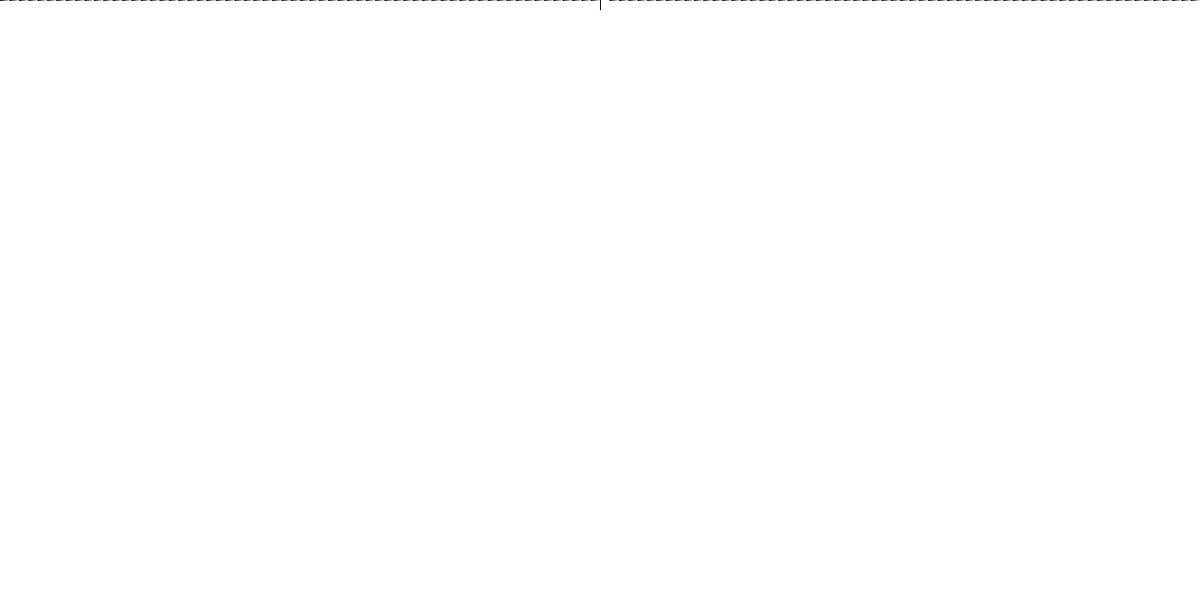
Frame 1 (no input)
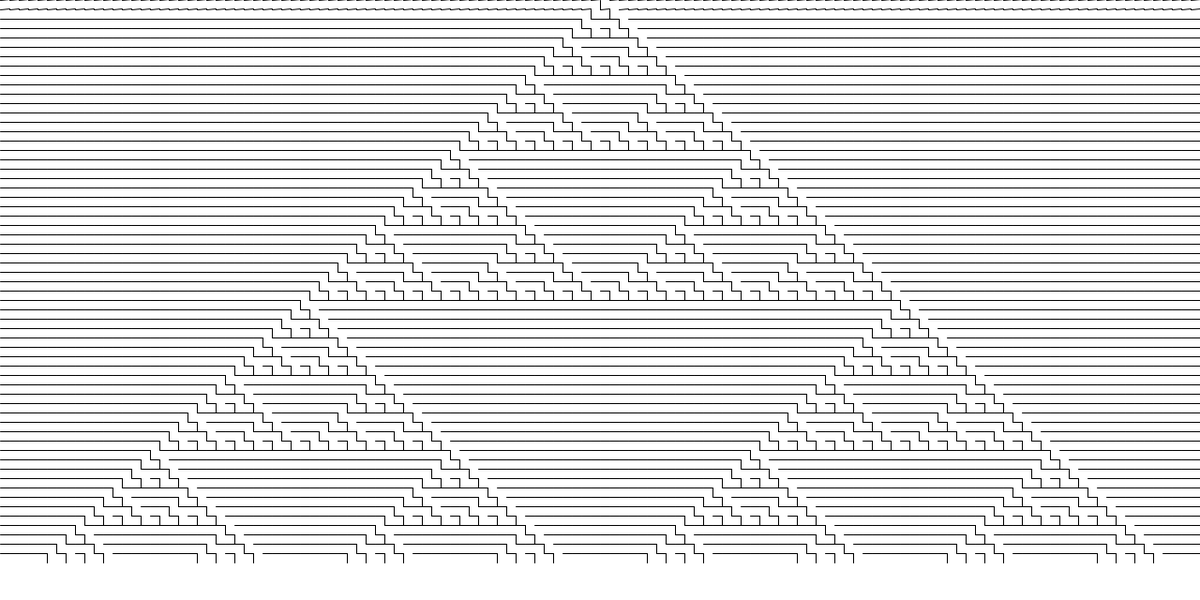
Frame 60 (the mouse pressed at the canvas centre just before this capture)
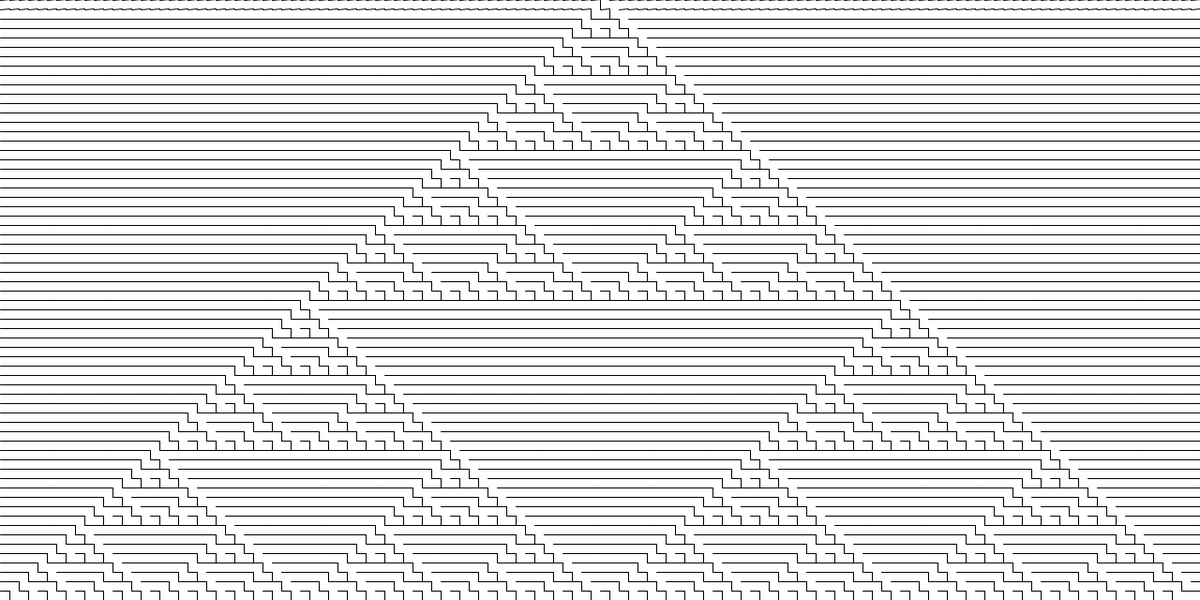
Frame 120 (the mouse held since frame 60 and released just before this capture)

The Processing sketch that drew these frames (run headless with seeded random() and noise(); from frame 60 on, the mouse is pressed at the canvas centre):

// Processing sketch: NoC_7_Ex3
// ── NoC_7_Ex3.pde
CA ca;

void setup() {
  size(1280, 640);
  ca = new CA();
  background(255);
}


void draw() {

  ca.display();

}

// ── CA.pde
import java.util.Random;

class CA {
  int[] cells, ruleset;
  int w;
  int generation = 0;

  CA() {
    w = 10;
    cells = new int[width/w];
    cells[cells.length/2] = 1; //set mid cell to on
    ruleset = new int[]{0, 1, 0, 1, 1, 0, 1, 0}; //far left is on on on, far right in off off off
  }

  void display() {

      for (int i = 0; i < cells.length; i++) {

        int colour = (cells[i] == 0) ? 255 : 0;
        //stroke(colour);
        float angle = map(colour, 255, 0, PI/2, 0);
        //rect(i * w, generation * w, w, w);
        line(i * w, generation * w, (i + 1 * sin(angle)) * w, (generation + 1 * cos(angle)) * w);
      }

    if (generation < height/w) generate();

  }


  void generate() {
    int[] next_cells = new int[cells.length];

    for (int i = 1; i < cells.length - 1; i++) {

      //determine neighbours so we can apply ruleset
      int left = cells[i - 1];
      int mid = cells[i];
      int right = cells[i + 1];

      next_cells[i] = rules(left, mid, right);
    }
    //once the next gen has been calculated, replace current gen with this
    cells = next_cells;
    generation++;
  }

  //function that applies ruleset given input of cell's neighbours
  int rules(int left, int mid, int right) {

    String s = "" + left + mid + right; //converts say 1, 0, 1 to 101, which is 5 in binary
    int binary_index = Integer.parseInt(s, 2);


    //need to reverse index as far left is 1 1 1 which is binary for 7
    return ruleset[binary_index];
  }
}
